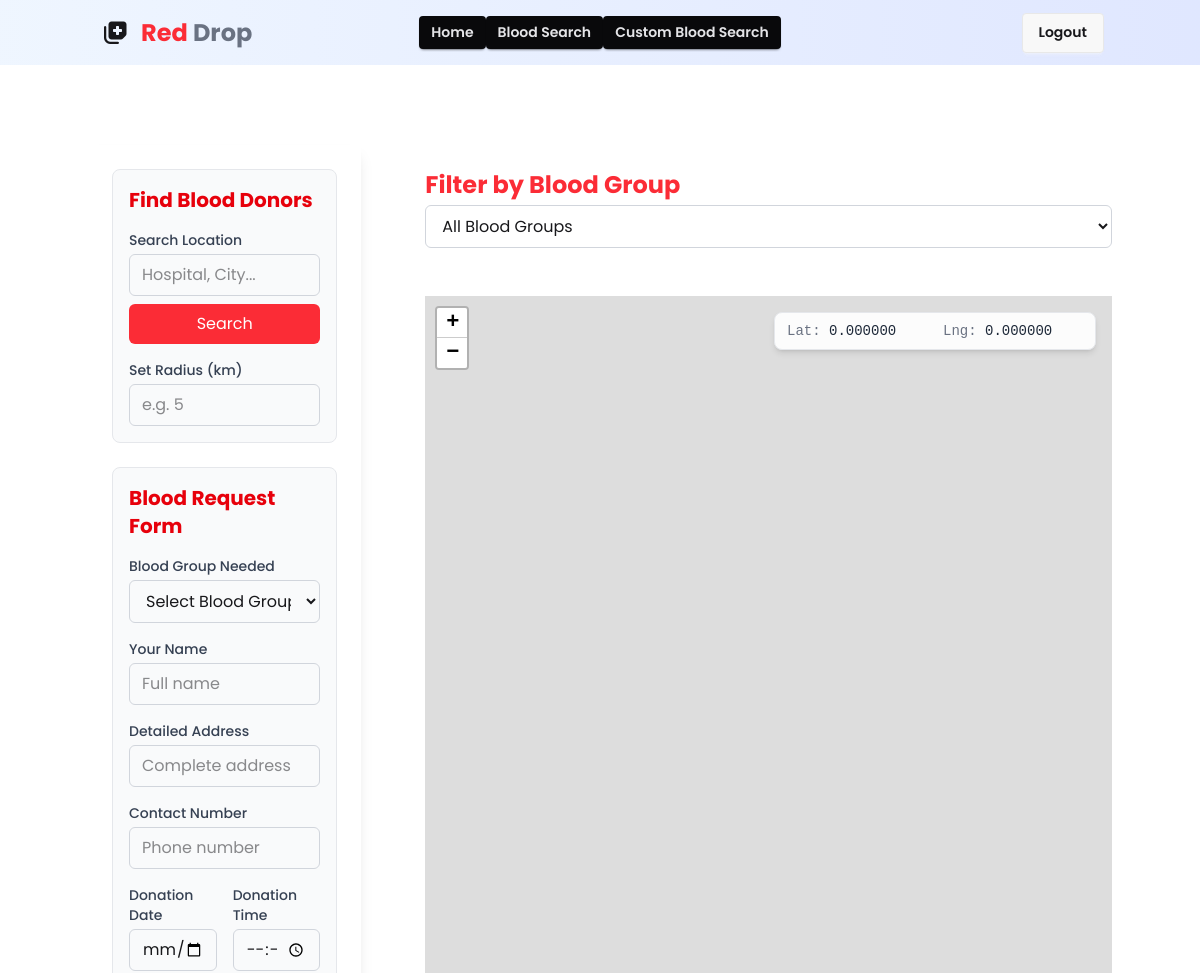
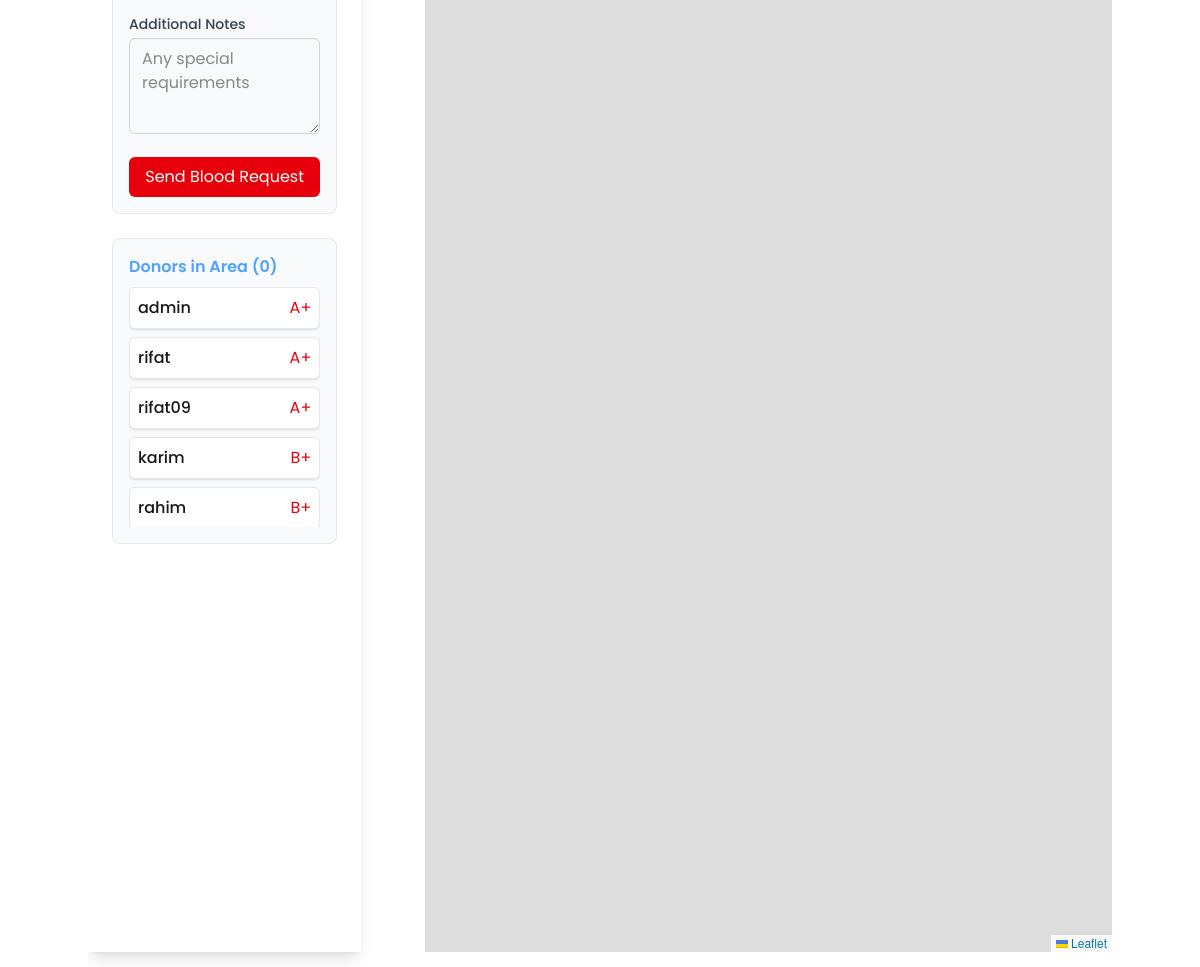
Page /custom-blood-request/ (signed in) on the committed database (2 pictures, top to bottom).
### donors/models.py (models this page shows, shortened)
class DonorProfile(models.Model):
    user = models.OneToOneField(User, on_delete=models.CASCADE)
    blood_group = models.CharField(max_length=3, choices=BLOOD_GROUPS)
    phone = models.CharField(max_length=15)
    detailed_address = models.TextField(null=True, blank=True)
    latitude = models.FloatField(null=True, blank=True)
    longitude = models.FloatField(null=True, blank=True)

### donors/views.py (the view, shortened to what this page needs)
# urls.py: path("custom-blood-request/", views.create_blood_request, name="create_blood_request"),
@login_required
def create_blood_request(request):
    donors = DonorProfile.objects.exclude(latitude__isnull=True).exclude(longitude__isnull=True)
    return render(request, "custom_blood_request.html", {
        "donors": donors
    })

### donors/templates/custom_blood_request.html (shortened to what this page needs)
{% extends 'base.html' %}
{% block content %}
<link rel="stylesheet" href="https://unpkg.com/leaflet@1.9.4/dist/leaflet.css" />
<link rel="stylesheet" href="https://unpkg.com/leaflet-routing-machine@latest/dist/leaflet-routing-machine.css" />
<div class="flex container mx-auto py-20 h-screen relative overflow-hidden">
  <div class="w-96 bg-white p-6 shadow-lg flex flex-col gap-6 overflow-y-auto">
    <div class="bg-gray-50 p-4 rounded-lg border border-gray-200">
      <h2 class="text-xl font-bold text-red-600 mb-4">Find Blood Donors</h2>
      <div class="space-y-4">
        <div>
          <label class="block text-sm font-medium text-gray-700 mb-1">Search Location</label>
          <div class="flex gap-2 flex-col">
            <input type="text" id="search-box" placeholder="Hospital, City..."
                   class="flex-1 px-3 py-2 border border-gray-300 rounded-md focus:outline-none focus:ring-2 focus:ring-red-500">
            <button id="find-location-btn" class="bg-red-500 text-white px-4 py-2 rounded-md hover:bg-red-700 transition">
              Search
            </button>
          </div>
        </div>
        <div>
          <label class="block text-sm font-medium text-gray-700 mb-1">Set Radius (km)</label>
          <input type="number" class="radius-field w-full px-3 py-2 border border-gray-300 rounded-md"
                 name="radius" step="0.1" min="1" required placeholder="e.g. 5">
        </div>
      </div>
    </div>
    <form class="request-form bg-gray-50 p-4 rounded-lg border border-gray-200" method="post">
      <h2 class="text-xl font-bold text-red-600 mb-4">Blood Request Form</h2>
      <div class="space-y-4">
        <div>
          <label class="block text-sm font-medium text-gray-700 mb-1">Blood Group Needed</label>
          <select name="blood_group" required class="w-full px-3 py-2 border border-gray-300 rounded-md">
            <option value="" disabled selected>Select Blood Group</option>
          </select>
        </div>
        <div>
          <label class="block text-sm font-medium text-gray-700 mb-1">Your Name</label>
          <input type="text" name="name" required placeholder="Full name"
                 class="w-full px-3 py-2 border border-gray-300 rounded-md">
        </div>
        <div>
          <label class="block text-sm font-medium text-gray-700 mb-1">Detailed Address</label>
          <input type="text" name="address" required placeholder="Complete address"
                 class="w-full px-3 py-2 border border-gray-300 rounded-md">
        </div>
        <div>
          <label class="block text-sm font-medium text-gray-700 mb-1">Contact Number</label>
          <input type="text" name="contact" required placeholder="Phone number"
                 class="w-full px-3 py-2 border border-gray-300 rounded-md">
        </div>
        <div class="grid grid-cols-2 gap-4">
          <div>
            <label class="block text-sm font-medium text-gray-700 mb-1">Donation Date</label>
            <input type="date" name="donation_date" required
                   class="w-full px-3 py-2 border border-gray-300 rounded-md">
          </div>
          <div>
            <label class="block text-sm font-medium text-gray-700 mb-1">Donation Time</label>
            <input type="time" name="donation_time" required
                   class="w-full px-3 py-2 border border-gray-300 rounded-md">
          </div>
        </div>
        <div>
          <label class="block text-sm font-medium text-gray-700 mb-1">Additional Notes</label>
          <textarea id="donation_note" name="donation_note" required placeholder="Any special requirements"
                    class="w-full px-3 py-2 border border-gray-300 rounded-md h-24"></textarea>
        </div>
        <button type="submit" class="w-full bg-red-600 text-white py-2 px-4 rounded-md hover:bg-red-700 transition">
          Send Blood Request
        </button>
      </div>
    </form>
 <div class="bg-gray-50 p-4 rounded-lg border border-gray-200">
      <h3 class="font-semibold  mb-2 text-blue-400">Donors in Area (<span id="donor-count">0</span>)</h3>
      <div class="space-y-2 max-h-60 overflow-y-auto">
        {% for donor in donors %}
          <div style="display: flex; justify-content: space-between;" class="p-2 bg-white border border-gray-200 rounded-md shadow-sm">
            <p class="font-medium  ">{{ donor.user.username }}</p>
            <p class="text-red-600">{{ donor.blood_group }}</p>
          </div>
        {% endfor %}
      </div>
    </div>
  </div>
<div class="flex gap-6 flex-col w-full ml-16">
    <div class="py-6">
          <label class="block  text-red-500 text-2xl font-bold mb-1">Filter by Blood Group</label>
          <select id="filter-blood-group" class="w-full px-3 py-2 border border-gray-300 rounded-md">
            <option class="text-2xl font-bold text-red-600" value="">All Blood Groups</option>
          </select>
        </div>
  <div class="flex-1 relative">
  <div id="map" class="h-full w-full"></div>
  <div class="absolute top-4 right-4 bg-white/90 backdrop-blur-sm px-3 py-2 rounded-lg shadow-md text-sm font-mono border border-gray-200 z-50">
    <div class="flex gap-4">
      <div class="min-w-[140px] text-gray-700">
        <span class="text-gray-500">Lat:</span>
        <span id="lat-display" class="font-medium text-gray-800">0.000000</span>
      </div>
      <div class="min-w-[140px] text-gray-700">
        <span class="text-gray-500">Lng:</span>
        <span id="lng-display" class="font-medium text-gray-800">0.000000</span>
      </div>
    </div>
  </div>
</div>
</div>
</div>
{% endblock %}

### templates/base.html (style rules this page uses)
.poppins { font-family: "Poppins", sans-serif; }

### rows in the picture
DonorProfile: user.username "admin", blood_group "A+"
DonorProfile: user.username "rifat", blood_group "A+"
DonorProfile: user.username "rifat09", blood_group "A+"
DonorProfile: user.username "karim", blood_group "B+"
DonorProfile: user.username "rahim", blood_group "B+"
